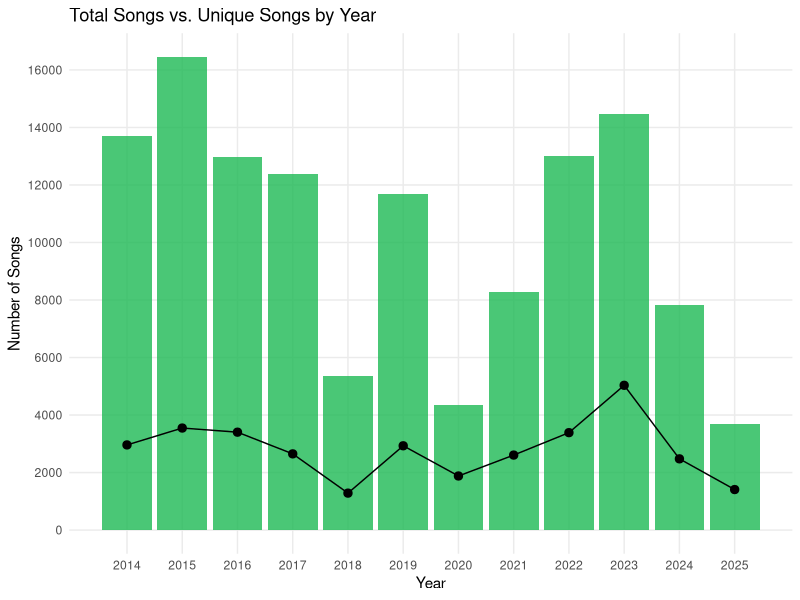
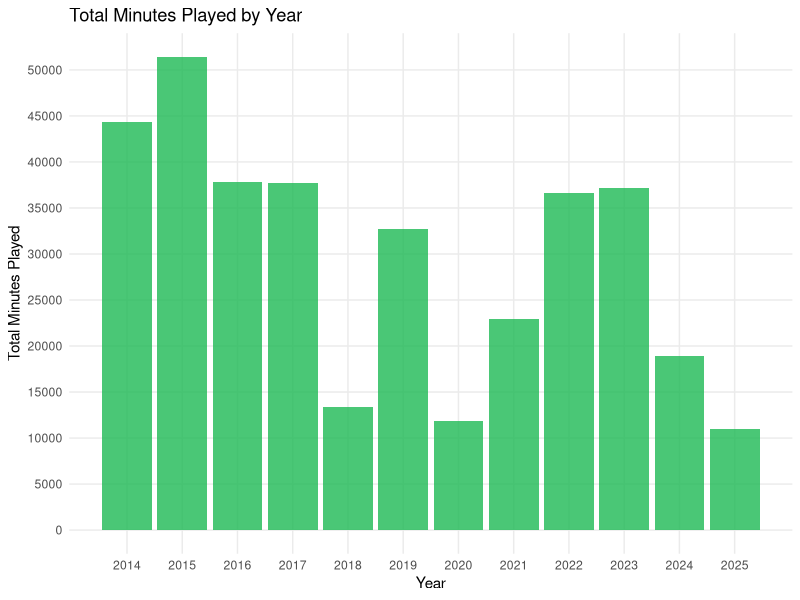
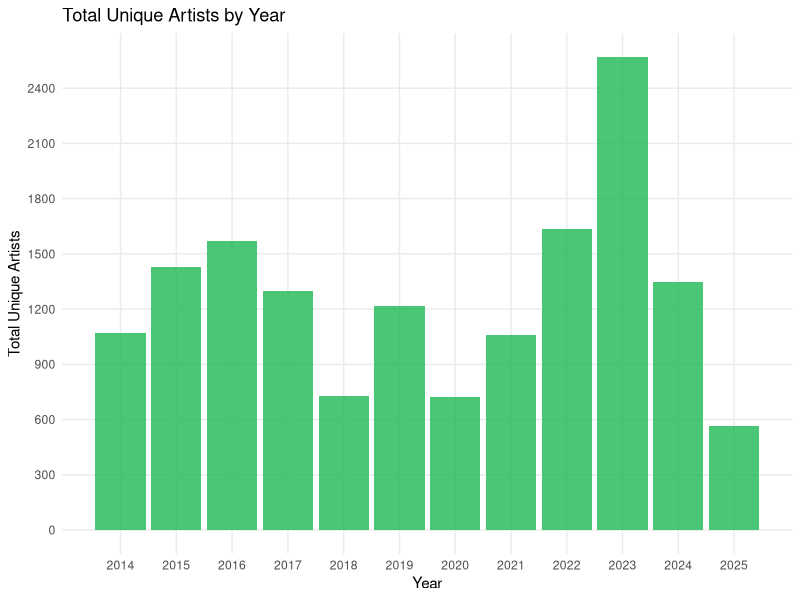
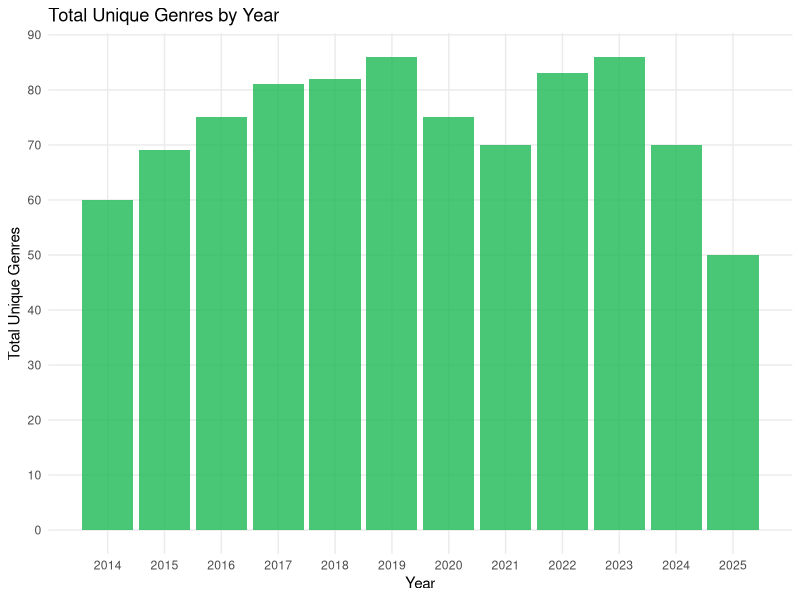

These charts were generated, in order, by the following R code:

# Pakcages ----
library(tidyverse)

# Data ----
yearly_summary <- read_csv("data/processed/yearly_summary.csv")
monthly_summary <- read_csv("data/processed/monthly_summary.csv")
daily_summary <- read_csv("data/processed/daily_summary.csv")

# Graphs ---- 
## Year ----
### Total number of songs per year ----
ggplot(yearly_summary, aes(x = year)) +
  geom_col(aes(y = total_songs), fill = "#1DB954", alpha = 0.8) +
  geom_point(aes(y = unique_songs), color = "black", size = 2.5) +
  geom_line(aes(y = unique_songs, group = 1), color = "black", linewidth = 0.5) +
  scale_x_continuous(breaks = sort(unique(yearly_summary$year))) +
  scale_y_continuous(n.breaks = 10) +
  labs(
    title = "Total Songs vs. Unique Songs by Year",
    x = "Year",
    y = "Number of Songs"
  ) +
  theme_minimal() + 
  theme(
    panel.grid.minor = element_blank()
  )

### Total number of minutes played by year
ggplot(yearly_summary, aes(x = year)) +
  geom_col(aes(y = total_minutes), fill = "#1DB954", alpha = 0.8) +
  scale_x_continuous(breaks = sort(unique(yearly_summary$year))) +
  scale_y_continuous(n.breaks = 10) +
  labs(
    x = "Year",
    y = "Total Minutes Played",
    title = "Total Minutes Played by Year"
  ) +
  theme_minimal() + 
  theme(
    panel.grid.minor = element_blank()
  )

### Total number of unique artists played by year
ggplot(yearly_summary, aes(x = year)) +
  geom_col(aes(y = unique_artists), fill = "#1DB954", alpha = 0.8) +
  scale_x_continuous(breaks = sort(unique(yearly_summary$year))) +
  scale_y_continuous(n.breaks = 10) +
  labs(
    x = "Year",
    y = "Total Unique Artists",
    title = "Total Unique Artists by Year"
  ) +
  theme_minimal() + 
  theme(
    panel.grid.minor = element_blank()
  )

### Total number of unique genres played by year
ggplot(yearly_summary, aes(x = year)) +
  geom_col(aes(y = unique_genre), fill = "#1DB954", alpha = 0.8) +
  scale_x_continuous(breaks = sort(unique(yearly_summary$year))) +
  scale_y_continuous(n.breaks = 10) +
  labs(
    x = "Year",
    y = "Total Unique Genres",
    title = "Total Unique Genres by Year"
  ) +
  theme_minimal() + 
  theme(
    panel.grid.minor = element_blank()
  )

## Random ----
